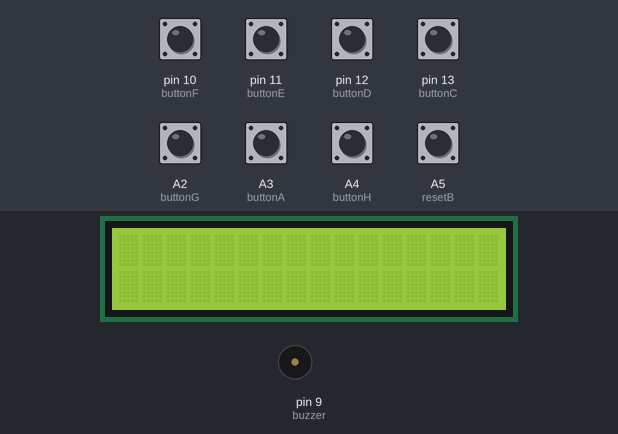
A sketch run on a simulated Arduino Uno, built with avr-gcc and run on an emulated ATmega328P. Shown: 16×2 character LCD, buzzer (waves = sounding). Inputs (shaded band) come from the test bench; at power-on: A2 (buttonG), A3 (buttonA), A4 (buttonH), A5 (resetB), pin 10 (buttonF), pin 11 (buttonE), pin 12 (buttonD), pin 13 (buttonC) LOW.

Above: at 1.2 s.
1.3 s: pin 10 (buttonF) pulled HIGH for 0.15 s
At 2.2 s:
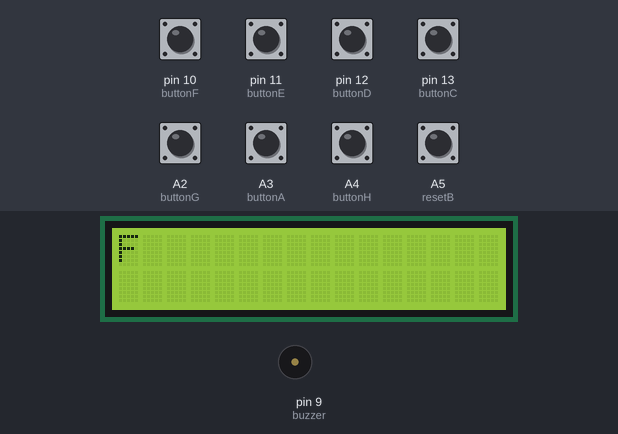
3.3 s: pin 11 (buttonE) pulled HIGH for 0.15 s
At 4.9 s:
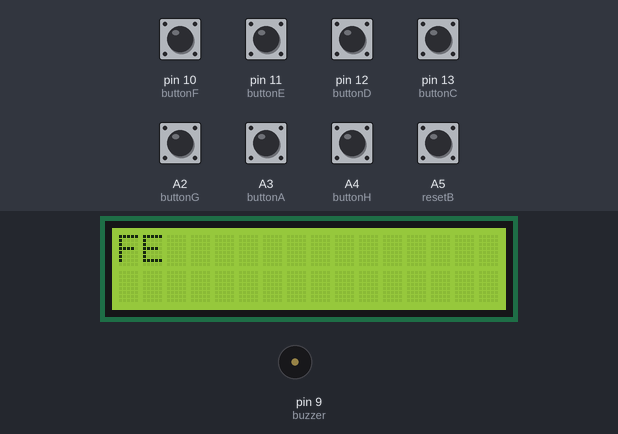
5.3 s: pin 12 (buttonD) pulled HIGH for 0.15 s
At 6.4 s:
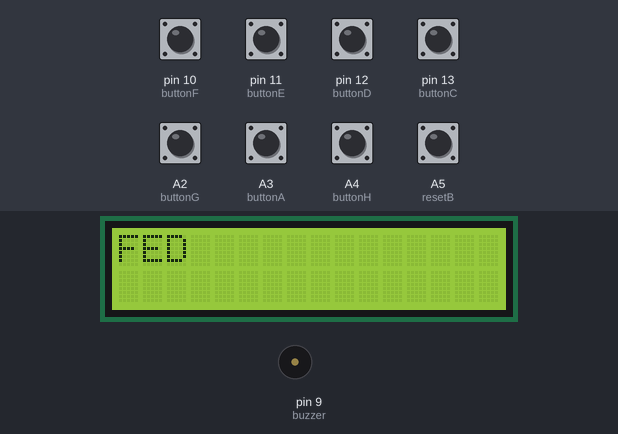
7.3 s: pin 13 (buttonC) pulled HIGH for 0.15 s
At 9.0 s:
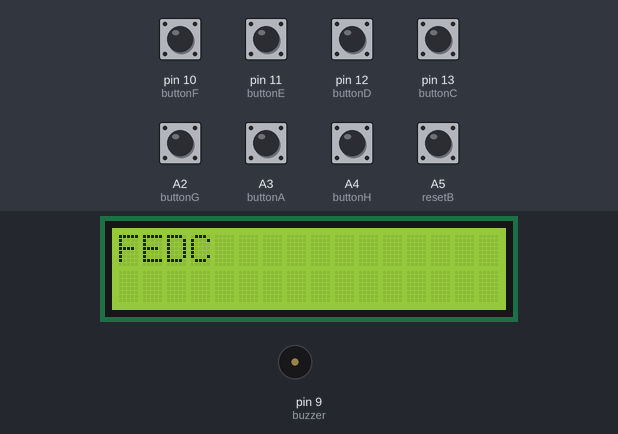
9.3 s: A2 (buttonG) pulled HIGH for 0.15 s
At 10.7 s:
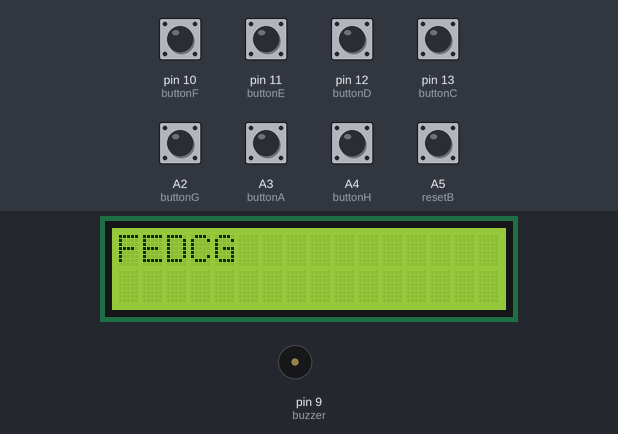
11.3 s: A3 (buttonA) pulled HIGH for 0.15 s
At 12.2 s:
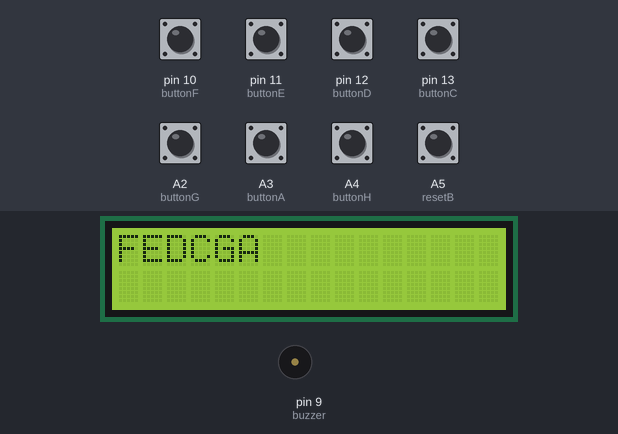
Timing chart, 0 to 14.3 s (numbered marks = the images above; inputs shaded):
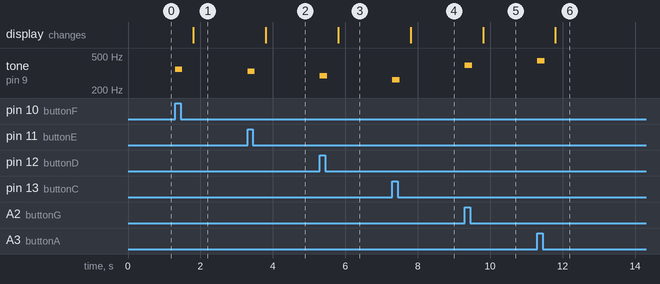

The sketch:

PianoKomp.ino
```cpp
/* Mit diesem Programm kann man folgendes machen:
 * - Klavier spielen
 * - Sehen welche Töne man gespielt hat (C, D, E, F, G, A, H)
 * - Ausgabe beim Bildschirm löschen
 * Autor: Alexandra Fiechter
 * Datum: 13.12.2019
 */
// import
#include <LiquidCrystal.h>

// Konstante
const int buzzer = 9;   // Buzzer

// LCD
int lcdVEE = 8;         // Pin für LCD-Pin Vee (Kontrastwert)
int lcdRS = 7;          // Pin für LCD-Pin RS  (Register Select)
int lcdE = 6;           // Pin für LCD-Pin E   (Enable)
int lcdD4 = 5;          // Pin für LCD-Pin D4  (Datenbit 4)
int lcdD5 = 4;          // Pin für LCD-Pin D5  (Datenbit 5)
int lcdD6 = 3;          // Pin für LCD-Pin D6  (Datenbit 6)
int lcdD7 = 2;          // Pin für LCD-Pin D7  (Datenbit 7)
LiquidCrystal lcd(lcdRS, lcdE, lcdD4, lcdD5, lcdD6, lcdD7);

// Buttons
const int buttonC = 13; // Note C
const int buttonD = 12; // Note D
const int buttonE = 11; // Note E
const int buttonF = 10; // Note F
const int buttonG = A2; // Note G
const int buttonA = A3; // Note A
const int buttonH = A4; // Note H
const int resetB = A5;  // Reset Button

// Variable
int stateC = 0;
int stateD = 0;
int stateE = 0;
int stateF = 0;
int stateG = 0;
int stateA = 0;
int stateH = 0;
int stateResetB = 0;

void setup() {
  // LCD
  analogWrite(lcdVEE, 125); // Kontrast des Bildschirms
  lcd.begin(16, 2);         // Grösse des Disyplays
  lcd.setCursor(0, 0);
  lcd.print("");

  // Buttons
  pinMode(buttonC, INPUT);
  pinMode(buttonD, INPUT);
  pinMode(buttonE, INPUT);
  pinMode(buttonF, INPUT);
  pinMode(buttonG, INPUT);
  pinMode(buttonA, INPUT);
  pinMode(buttonH, INPUT);
  pinMode(resetB, INPUT);
  pinMode(buzzer, OUTPUT);
}

// Ton ausgeben und Note notieren
void buzzerAndLCD(char letter, int note) {
  tone(buzzer, note, 200);
  delay(500);
  noTone(buzzer);
  lcd.print(letter);
  delay(1000);
}

void loop() {
  // Stauts der Buttons
  stateC = digitalRead(buttonC);
  stateD = digitalRead(buttonD);
  stateE = digitalRead(buttonE);
  stateF = digitalRead(buttonF);
  stateG = digitalRead(buttonG);
  stateA = digitalRead(buttonA);
  stateH = digitalRead(buttonH);
  stateResetB = digitalRead(resetB);

  // schauen, welcher Button geklickt wurde
  if (stateC == HIGH) {
    buzzerAndLCD('C', 262);
  } else if (stateD == HIGH) {
    buzzerAndLCD('D', 294);
  } else if (stateE == HIGH) {
    buzzerAndLCD('E', 330);
  } else if (stateF == HIGH) {
    buzzerAndLCD('F', 349);
  } else if (stateG == HIGH) {
    buzzerAndLCD('G', 392);
  } else if (stateA == HIGH) {
    buzzerAndLCD('A', 440);
  } else if (stateH == HIGH) {
    buzzerAndLCD('H', 494);
  } else if (stateResetB == HIGH) {
    // Löschen des Displays
    lcd.clear();
  }
}
```

Measured:
- after the input at 1.3 s, tone on pin 9 (buzzer): silent → 349 Hz at once, → silent 0.20 s later; the display: changes after 0.50 s (image 1)
- after the input at 3.3 s, tone on pin 9 (buzzer): silent → 330 Hz at once, → silent 0.20 s later; the display: changes after 0.50 s (image 2)
- after the input at 5.3 s, tone on pin 9 (buzzer): silent → 294 Hz at once, → silent 0.20 s later; the display: changes after 0.50 s (image 3)
- after the input at 7.3 s, tone on pin 9 (buzzer): silent → 262 Hz at once, → silent 0.20 s later; the display: changes after 0.50 s (image 4)
- after the input at 9.3 s, tone on pin 9 (buzzer): silent → 392 Hz at once, → silent 0.20 s later; the display: changes after 0.50 s (image 5)
- after the input at 11.3 s, tone on pin 9 (buzzer): silent → 440 Hz at once, → silent 0.20 s later; the display: changes after 0.50 s (image 6)
